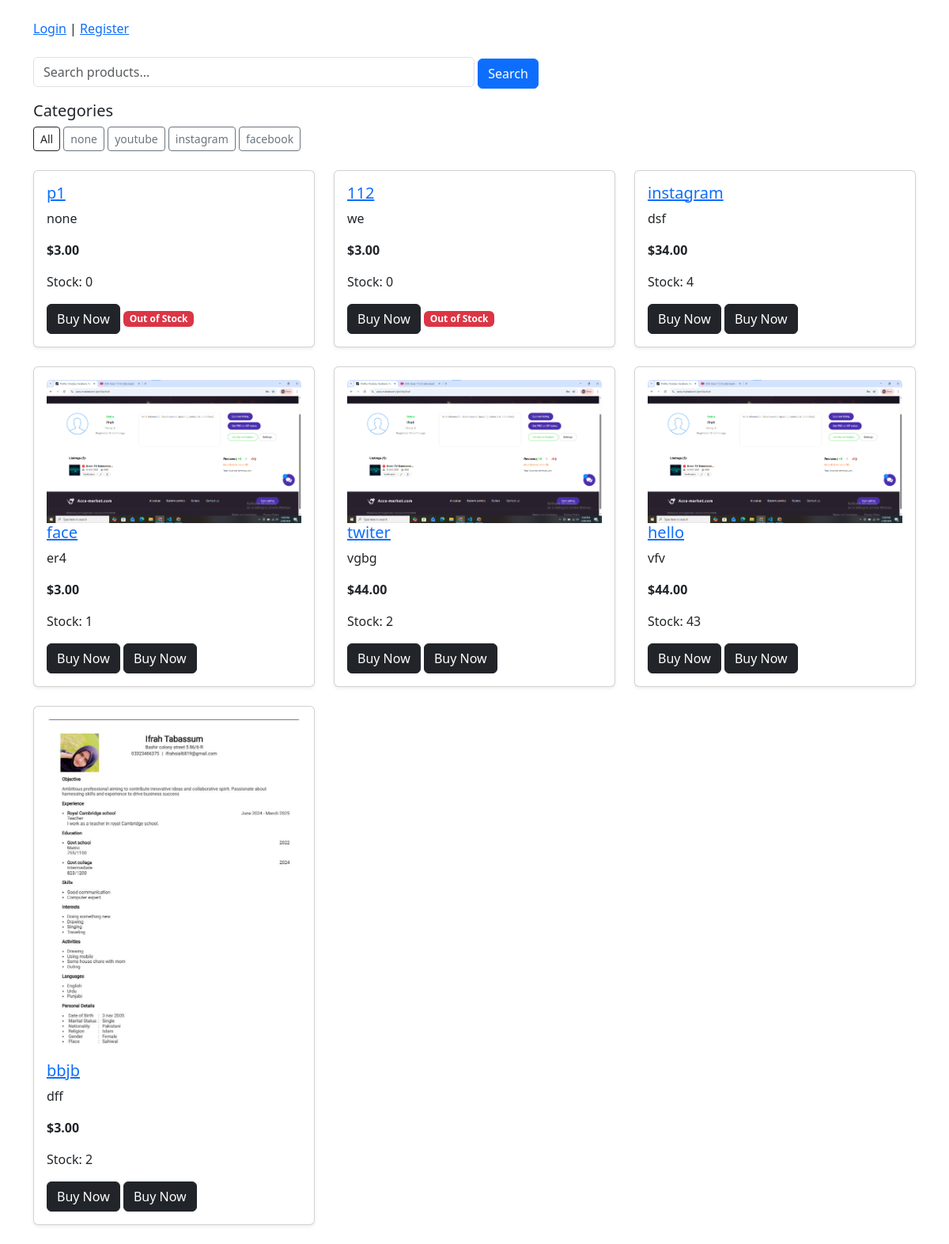
The page / on the database its author committed.
### store/models.py (models this page shows, shortened)
class Product(models.Model):
    title = models.CharField(max_length=200)
    description = models.TextField()
    price = models.DecimalField(max_digits=10, decimal_places=2)
    category = models.CharField(max_length=100)
    stock = models.IntegerField()
    created_at = models.DateTimeField(auto_now_add=True)
    image = models.ImageField(upload_to="products/", null=True, blank=True)
    delivery_info = models.TextField(null=True, blank=True)
    seller = models.ForeignKey(User, on_delete=models.CASCADE, null=True)

### store/views.py (the view)
# urls.py: 2. Add a URL to urlpatterns:  path('', views.home, name='home')
def home(request):
    query = request.GET.get('q')
    category = request.GET.get('category')
    products = Product.objects.all()
    if query:
        products = products.filter(title__icontains=query)
    if category:
        products = products.filter(category__iexact=category)
    categories = Product.objects.values_list('category', flat=True).distinct()
    return render(request, 'home.html', {
        'products': products,
        'categories': categories
    })

### store/templates/home.html (shortened to what this page needs)
<!DOCTYPE html>
<html>
<head>
    <link href="https://cdn.jsdelivr.net/npm/bootstrap@5.3.0/dist/css/bootstrap.min.css" rel="stylesheet">
</head>
<body class="container mt-4">
<nav class="mb-4">
    {% if user.is_authenticated %}
        Welcome <b>{{ user.username }}</b> |
        <a href="/orders/">Orders</a> |
        <a href="/cart/">Cart</a> |
        <a href="/logout/">Logout</a>
        <a href="{% url 'sell_product' %}">Sell</a>
        <a href="{% url 'notifications' %}">Notifications</a>
        <a href="{% url 'seller_dashboard' %}">Dashboard</a> |
    {% else %}
        <a href="/login/">Login</a> |
        <a href="/register/">Register</a>
    {% endif %}
</nav>
<form method="GET" class="mb-3">
    <input type="text" name="q" placeholder="Search products..." class="form-control w-50 d-inline">
    <button type="submit" class="btn btn-primary">Search</button>
</form>
<h5>Categories</h5>
<div class="mb-4">
    <a href="/" class="btn btn-outline-dark btn-sm">All</a>
    {% for cat in categories %}
        <a href="/?category={{ cat }}" class="btn btn-outline-secondary btn-sm">
            {{ cat }}
        </a>
    {% endfor %}
</div>
<div class="row">
{% for product in products %}
<div class="col-md-4">
<div class="card mb-4 shadow-sm">
<div class="card-body">
    {% if product.image %}
<img src="{{ product.image.url }}" class="card-img-top">
{% endif %}
<h5 class="card-title">
<a href="{% url 'product_detail' product.id %}">
{{ product.title }}
</a>
</h5>
<p class="card-text">{{ product.description }}</p>
<p><strong>${{ product.price }}</strong></p>
<p>Stock: {{ product.stock }}</p>
<a href="{% url 'add_to_cart' product.id %}" class="btn btn-dark">
Buy Now
</a>
{% if product.stock > 0 %}
<a href="{% url 'add_to_cart' product.id %}" class="btn btn-dark">
Buy Now
</a>
{% else %}
<span class="badge bg-danger">Out of Stock</span>
{% endif %}
</div>
</div>
</div>
{% endfor %}
</div>
</body>
</html>

### rows shown on the page
Product: title "p1", description "none", price "3.00", stock "0", shows "Out of Stock"
Product: title "112", description "we", price "3.00", stock "0", shows "Out of Stock"
Product: title "instagram", description "dsf", price "34.00", stock "4", shows "Buy Now"
Product: image (picture), title "face", description "er4", price "3.00", stock "1", shows "Buy Now"
Product: image (picture), title "twiter", description "vgbg", price "44.00", stock "2", shows "Buy Now"
Product: image (picture), title "hello", description "vfv", price "44.00", stock "43", shows "Buy Now"
Product: image (picture), title "bbjb", description "dff", price "3.00", stock "2", shows "Buy Now"

### other values the page prints
{{ cat }} "none" "youtube" "instagram" "facebook"
